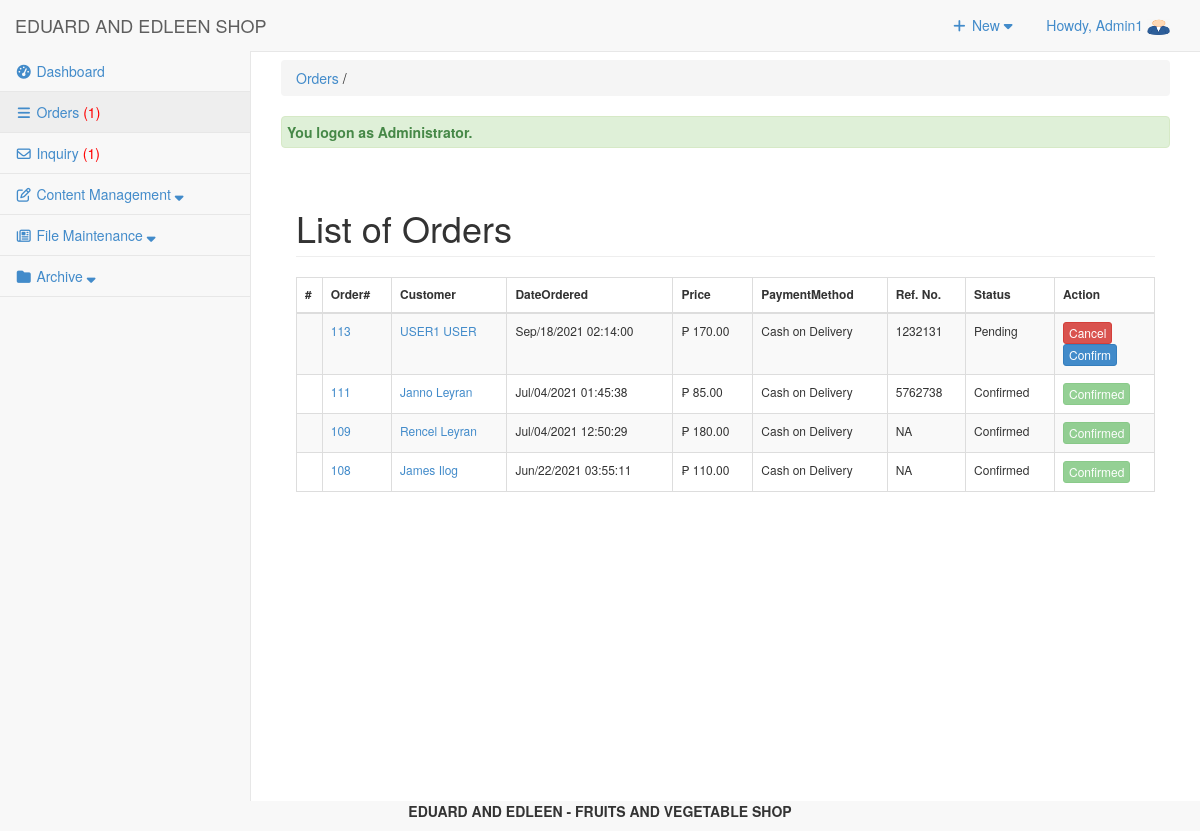
The page /admin/orders/index.php (signed in) on the database as committed earlier.
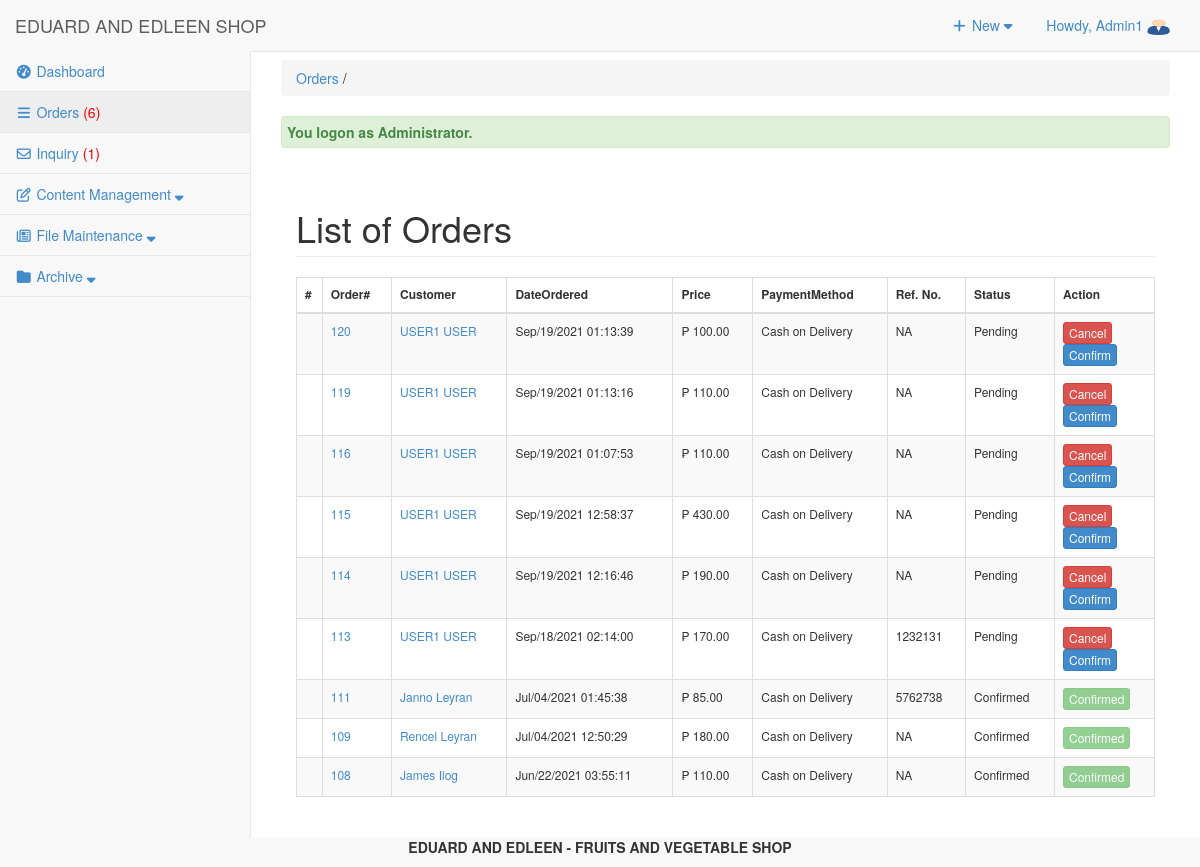
The same page on the database as committed later.
### tables this page shows
CREATE TABLE `tblsummary` (
  `SUMMARYID` int(11) NOT NULL,
  `ORDEREDDATE` datetime NOT NULL,
  `CUSTOMERID` int(11) NOT NULL,
  `ORDEREDNUM` int(11) NOT NULL,
  `DELFEE` double NOT NULL,
  `PAYMENT` double NOT NULL,
  `PAYMENTMETHOD` varchar(30) NOT NULL,
  `reference_number` varchar(100) NOT NULL,
  `ORDEREDSTATS` varchar(30) NOT NULL,
  `ORDEREDREMARKS` varchar(125) NOT NULL,
  `ORDERADD` varchar(255) NOT NULL,
  `CLAIMEDADTE` datetime NOT NULL,
  `HVIEW` tinyint(4) NOT NULL,
  `USERID` int(11) NOT NULL
);

CREATE TABLE `tblcustomer` (
  `CUSTOMERID` int(11) NOT NULL,
  `FNAME` varchar(30) NOT NULL,
  `LNAME` varchar(30) NOT NULL,
  `MNAME` varchar(30) NOT NULL,
  `CUSHOMENUM` varchar(90) NOT NULL,
  `STREETADD` text NOT NULL,
  `BRGYADD` text NOT NULL,
  `CITYADD` text NOT NULL,
  `PROVINCE` varchar(80) NOT NULL,
  `COUNTRY` varchar(30) NOT NULL,
  `DBIRTH` date NOT NULL,
  `GENDER` varchar(10) NOT NULL,
  `PHONE` varchar(20) NOT NULL,
  `EMAILADD` varchar(40) NOT NULL,
  `ZIPCODE` int(6) NOT NULL,
  `CUSUNAME` varchar(20) NOT NULL,
  `CUSPASS` varchar(90) NOT NULL,
  `CUSPHOTO` varchar(255) NOT NULL,
  `TERMS` tinyint(4) NOT NULL,
  `DATEJOIN` date NOT NULL
);

### admin/orders/index.php (called while the page is built, shortened)
<?php
require_once("../../include/initialize.php");
require_once ("../theme/templates.php");
?>

### include/database.php (called while the page is built, shortened)
<?php
class Database {
	var $sql_string = '';
	private $conn;
	public function open_connection() {
		$this->conn = mysqli_connect(server,user,pass);
		if(!$this->conn){
			echo "Problem in database connection! Contact administrator!";
			exit();
		}else{
			$db_select = mysqli_select_db($this->conn,database_name);
		}
	}
	function setQuery($sql='') {
		$this->sql_string=$sql;
	}
	function executeQuery() {
		$result = mysqli_query($this->conn,$this->sql_string);
		return $result;
	}
	private function confirm_query($result) {
		return $result;
	}
	function loadResultList( $key='' ) {
		$cur = $this->executeQuery();
		$array = array();
		while ($row = mysqli_fetch_object($cur)) {
			if ($key) {
				$array[$row->$key] = $row;
			} else {
				$array[] = $row;
			}
		}
		return $array;
	}
	public function num_rows($result_set) {
		return mysqli_num_rows($result_set);
	}
}
$mydb = new Database();
?>

### admin/orders/list.php (the view, shortened to what the changed rows need)
<div class="container">
 	<div class="row">
       	 <div class="col-lg-12">
            <h1 class="page-header">List of Orders</h1>
       		</div>
   		 </div>
			    <form action="controller.php?action=delete" Method="POST">
				 <div class="table-responsive">
                  <table id="example" class="table  table-striped table-bordered table-hover"  style="font-size:12px" cellspacing="0">
			 		<thead>
			 		<tr >
				  		<th>#</th>
				  		<th>Order#</th>
				  		<th>Customer</th>
				  		<th>DateOrdered</th>
				  		<th >Price</th>
				  		<th >PaymentMethod</th>
				  		<th>Ref. No.</th>
				  		<th>Status</th>
				  		<th width="100px">Action</th>
				  	</tr>
			   		</thead>
			   		<tbody>
					<?php
				  		$query = "SELECT * FROM `tblsummary` s ,`tblcustomer` c
				  				WHERE   s.`CUSTOMERID`=c.`CUSTOMERID` ORDER BY   `ORDEREDNUM` desc ";
				  		$mydb->setQuery($query);
				  		$cur = $mydb->loadResultList();
						foreach ($cur as $result) {
						?>
					<?php
						echo '<tr>';
				  		echo '<td width="3%" align="center"></td>';
				  		echo '<td><a href="#" title="View list Of ordered" data-target="#myModal" data-toggle="modal" class="orders" data-id="'.$result->ORDEREDNUM.'">'.$result->ORDEREDNUM .'</a> </td>';
				  		echo '<td><a href="index.php?view=customerdetails&customerid='.$result->CUSTOMERID.'" title="View customer information">'. $result->FNAME.' '. $result->LNAME.'</a></td>';
				  		echo '<td>'. date_format(date_create($result->ORDEREDDATE),"M/d/Y h:i:s").'</td>';
				  		echo '<td> &#8369 '.number_format($result->PAYMENT ,2).'</td>';
				  		echo '<td >'.$result->PAYMENTMETHOD .'</td>';
				  		echo '<td >'.$result->reference_number .'</td>';
				  		echo '<td >'. $result->ORDEREDSTATS.'</td>';
				  		if($result->ORDEREDSTATS=='Pending'){
				  				echo '<td><a href="controller.php?action=edit&id='.$result->ORDEREDNUM.'&customerid='.$result->CUSTOMERID.'&actions=cancel" class="btn btn-danger btn-xs">Cancel</a>
				  				<a href="controller.php?action=edit&id='.$result->ORDEREDNUM.'&customerid='.$result->CUSTOMERID.'&actions=confirm"  class="btn btn-primary btn-xs">Confirm</a></td>';
			  	 		}elseif($result->ORDEREDSTATS=='Confirmed'){
				  	 			echo '<td><a href="#"  class="btn btn-success btn-xs" disabled>Confirmed</a></td>';
			  	 		}else{
			  	 			 echo '<td> <a  href="#"  class="btn btn-danger btn-xs" disabled>Cancelled</a></td>';
			  	 		}
				  		echo '</tr>';
				  	}
				  	?>
				 </tbody>
				</table>
				</div>
				</form>
			</div>

### admin/theme/templates.php (shortened to what the changed rows need)
<!DOCTYPE html>
<html lang="en">
<head>
<link href="<?php echo web_root; ?>admin/css/bootstrap.min.css" rel="stylesheet">
<link href="<?php echo web_root; ?>admin/css/metisMenu.min.css" rel="stylesheet">
<link href="<?php echo web_root; ?>admin/css/timeline.css" rel="stylesheet">
<link href="<?php echo web_root; ?>admin/css/sb-admin-2.css" rel="stylesheet">
<link href="<?php echo web_root; ?>admin/font/css/font-awesome.min.css" rel="stylesheet" type="text/css">
<link href="<?php echo web_root; ?>admin/font/font-awesome.min.css" rel="stylesheet" type="text/css">
<link href="<?php echo web_root; ?>admin/css/dataTables.bootstrap.css" rel="stylesheet">
<link href="<?php echo web_root; ?>css/bootstrap-datetimepicker.min.css" rel="stylesheet" media="screen">
<link href="<?php echo web_root; ?>css/datepicker.css" rel="stylesheet" media="screen">
<link href="<?php echo web_root; ?>admin/css/costum.css" rel="stylesheet">
<link href="<?php echo web_root; ?>admin/css/ekko-lightbox.css" rel="stylesheet">
</head>
  <?php
    $query = "SELECT * FROM tblsummary WHERE ORDEREDSTATS = 'Pending'";
    $mydb->setQuery($query);
    $cur = $mydb->executeQuery();
    $rowscount = $mydb->num_rows($cur);
    $res = isset($rowscount)? $rowscount : 0;
    if($res>0){
    $order = '<span style="color:red;">('.$res.')</span>';
    }else{
        $order = '<span> ('.$res.')</span>';
    }
?>
<body>
   <div id="wrapper">
        <nav class="navbar navbar-default navbar-static-top  " role="navigation" style="margin-bottom: 0">
            <div class="navbar-default sidebar" role="navigation">
                <div class="sidebar-nav navbar-collapse">
                    <ul class="nav" id="side-menu">
                        <li>
                             <a href="<?php echo web_root; ?>admin/orders/" ><i class="fa fa-reorder fa-fw"></i>  Orders <?php echo $order; ?></a>
                        </li>
                    </ul>
                </div>
            </div>
        </nav>
  <div id="page-wrapper">
            <div class="row" >
                <div class="col-lg-12">
                  <?php require_once $content; ?>
                </div>
            </div>
        </div>
    </div>
</body>
</html>

Rows that differ between the two databases and show on the page:
added tblsummary: ORDEREDNUM "120", CUSTOMERID.FNAME "USER1", CUSTOMERID.LNAME "USER", ORDEREDDATE "Sep/19/2021 01:13:39", PAYMENT "100.00", PAYMENTMETHOD "Cash on Delivery", reference_number "NA", ORDEREDSTATS "Pending"
added tblsummary: ORDEREDNUM "119", CUSTOMERID.FNAME "USER1", CUSTOMERID.LNAME "USER", ORDEREDDATE "Sep/19/2021 01:13:16", PAYMENT "110.00", PAYMENTMETHOD "Cash on Delivery", reference_number "NA", ORDEREDSTATS "Pending"
added tblsummary: ORDEREDNUM "116", CUSTOMERID.FNAME "USER1", CUSTOMERID.LNAME "USER", ORDEREDDATE "Sep/19/2021 01:07:53", PAYMENT "110.00", PAYMENTMETHOD "Cash on Delivery", reference_number "NA", ORDEREDSTATS "Pending"
added tblsummary: ORDEREDNUM "115", CUSTOMERID.FNAME "USER1", CUSTOMERID.LNAME "USER", ORDEREDDATE "Sep/19/2021 12:58:37", PAYMENT "430.00", PAYMENTMETHOD "Cash on Delivery", reference_number "NA", ORDEREDSTATS "Pending"
added tblsummary: ORDEREDNUM "114", CUSTOMERID.FNAME "USER1", CUSTOMERID.LNAME "USER", ORDEREDDATE "Sep/19/2021 12:16:46", PAYMENT "190.00", PAYMENTMETHOD "Cash on Delivery", reference_number "NA", ORDEREDSTATS "Pending"
Other text that changed with them:
$res: "1" → "6"
